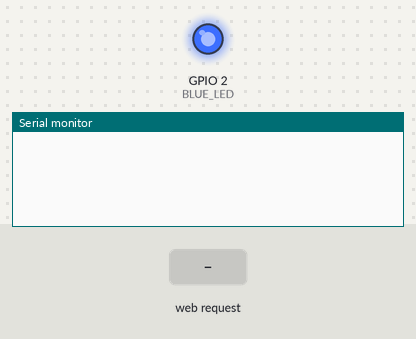
The sketch below on a simulated ESP8266 (Wemos D1 mini). Parts: output pins drawn as LEDs (lit = HIGH), the last lines printed to the serial monitor. The test bench sets the inputs (shaded band). WiFi joins after 1.5 s; servers stay silent unless stated; pins used as bus, display or sensor lines are not drawn.

Above: at 2.7 s.
2.8 s: HTTP request GET /door/open received
At 4.0 s:
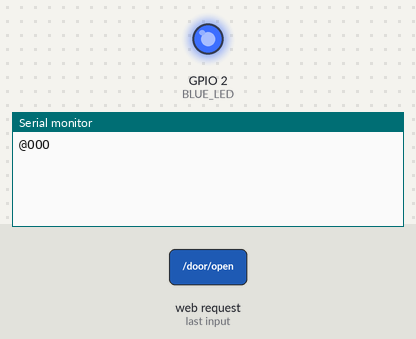
4.3 s: HTTP request GET /aiphone/start received
At 5.4 s:
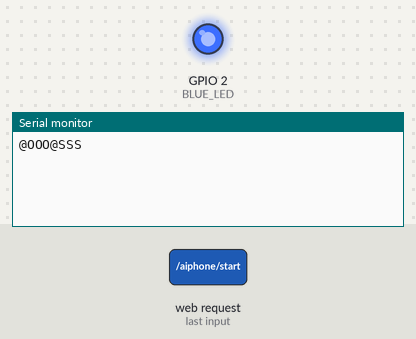

The sketch:

AiphoneCtrl.ino
```cpp
#include <ESP8266WiFi.h>
#include <WiFiClient.h>
#include <ESP8266WebServer.h>
#include <ESP8266mDNS.h>
#include <EEPROM.h>
#include <WiFiUdp.h>
#include <Ticker.h>
#include "config.h"

// fqbn:
// esp8266:esp8266:d1_mini:CpuFrequency=80,FlashSize=4M,UploadSpeed=512000

const uint8_t PORT_POWER = 15; // (common with RED_LED)
const uint8_t FUNC_BTN = 0;
const uint8_t BLUE_LED = 2;

const char *device = "aiphone";

// #define DEBUG

#ifdef DEBUG
#define LOG Serial
#else
#define LOG Serial1
#endif

MDNSResponder mdns;
ESP8266WebServer server(80);
WiFiUDP udpServer;
Ticker pingTicker;

const uint8_t ledPin = BLUE_LED;

void aiphone_start()
{
  Serial.print("@SSS");
}

void aiphone_stop()
{
  Serial.print("@sss");
}

void aiphone_open()
{
  digitalWrite(ledPin, 0);
  Serial.print("@OOO");
  delay(5);
  digitalWrite(ledPin, 1);
}

void setup(void)
{
  pinMode(PORT_POWER, OUTPUT);
  pinMode(BLUE_LED, OUTPUT);
  digitalWrite(PORT_POWER, 1);
  digitalWrite(BLUE_LED, 1);

#ifndef DEBUG
  Serial.begin(1200);
#endif

  LOG.begin(115200);
  WiFi.begin(ssid, password);
  LOG.println("");

  // Wait for connection
  while (WiFi.status() != WL_CONNECTED)
  {
    delay(500);
    LOG.print(".");
  }
  LOG.println("");
  LOG.print("Connected to ");
  LOG.println(ssid);
  LOG.print("IP address: ");
  LOG.println(WiFi.localIP());

  if (mdns.begin(device, WiFi.localIP()))
  {
    LOG.println("MDNS responder started");
  }

  server.on("/", []() {
    server.send(200, "text/plain", "Aiphone controller v0.1");
  });

  server.on("/aiphone/status", []() {
    server.send(200, "text/json", "{\"status\":\"ok\"}");
  });

  server.on("/door/open", []() {
    aiphone_open();
    server.send(200, "text/json", "{\"status\":\"ok\", \"message\": \"open!\"}");
  });

  server.on("/aiphone/start", []() {
    aiphone_start();
    server.send(200, "text/json", "{\"status\":\"ok\", \"message\": \"start!\"}");
  });

  server.onNotFound([]() {
    server.send(404, "text/plain", "Not Found");
  });

  server.begin();
  LOG.println("HTTP server started");
  udpServer.begin(9000);
  LOG.println("UDP server started");
  ping();
  pingTicker.attach(300, ping);
}

void ping()
{
  udpServer.beginPacket(apiHost, apiPort);
  udpServer.write((String() + "type:door\tdevice:" + device + "\ttoken:" + apiToken).c_str());
  udpServer.endPacket();
}

void on_recv_event(String msg)
{
  LOG.println(msg);
  // TODO auth
  if (msg == "token:" + apiToken + "\tcommand:open")
  {
    aiphone_open();
    ping();
  }
  else if (msg == "token:" + apiToken + "\tcommand:start")
  {
    aiphone_start();
    ping();
  }
  else if (msg == "token:" + apiToken + "\tcommand:stop")
  {
    aiphone_start();
    ping();
  }
  else
  {
    LOG.println("unknown msg.");
  }
}

char sendBuffer[128];
int sendBufferPos = 0;
unsigned long lastBufferTime;

void send(const char buf[], int len)
{
  udpServer.beginPacket(apiHost, apiPort);
  String msg = String() + "type:door\tdevice:" + device + "\ttoken:" + apiToken + "\tdata:";
  char hex[4] = "XX ";
  for (int p = 0; p < len; p++)
  {
    uint8_t b = (buf[p] >> 4) & 0x0f;
    hex[0] = b < 10 ? b + '0' : b - 10 + 'A';
    b = buf[p] & 0x0f;
    hex[1] = b < 10 ? b + '0' : b - 10 + 'A';
    msg += hex;
  }
  udpServer.write(msg.c_str());
  udpServer.endPacket();
}

void loop(void)
{
  server.handleClient();

  int packetSize = udpServer.parsePacket();
  if (packetSize)
  {
    char packetBuffer[255];
    int len = udpServer.read(packetBuffer, sizeof(packetBuffer));
    if (len > 0)
      packetBuffer[len] = 0;
    // LOG.println(packetSize);
    on_recv_event(packetBuffer);
  }

  if (Serial.available() > 0)
  {
    if (sendBufferPos < sizeof(sendBuffer))
    {
      sendBuffer[sendBufferPos++] = Serial.read();
      lastBufferTime = millis();
    }
  }
  else if (sendBufferPos > 0 && millis() - lastBufferTime > 250)
  {
    send(sendBuffer, sendBufferPos);
    sendBufferPos = 0;
  }
}
```

config.h
```cpp
const char* ssid = "binzume.kstm.org";
const char* password = "********";

const char* apiHost = "api.example.com";
const int apiPort = 9000;
const String apiToken = "*****";
```

Measured:
- after the input at 2.8 s, the serial monitor: prints a new line at once (image 1)
- after the input at 4.3 s, the serial monitor: prints a new line at once (image 2)
